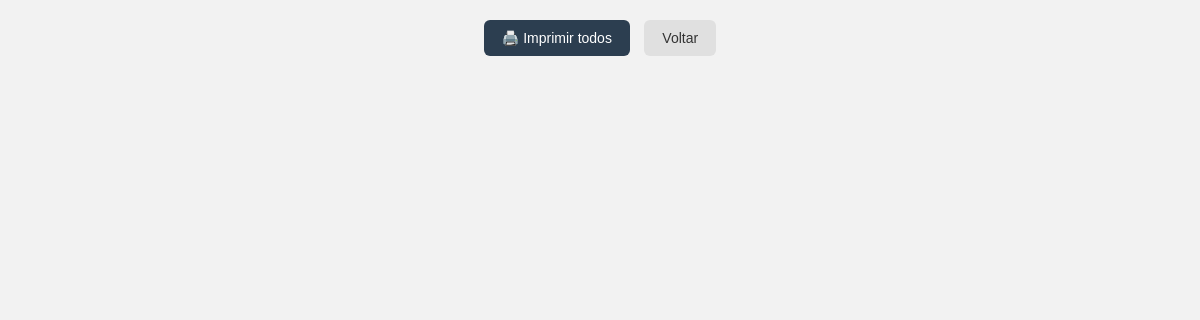
Before: /imprimir/imprimir (signed in) with the older database file.
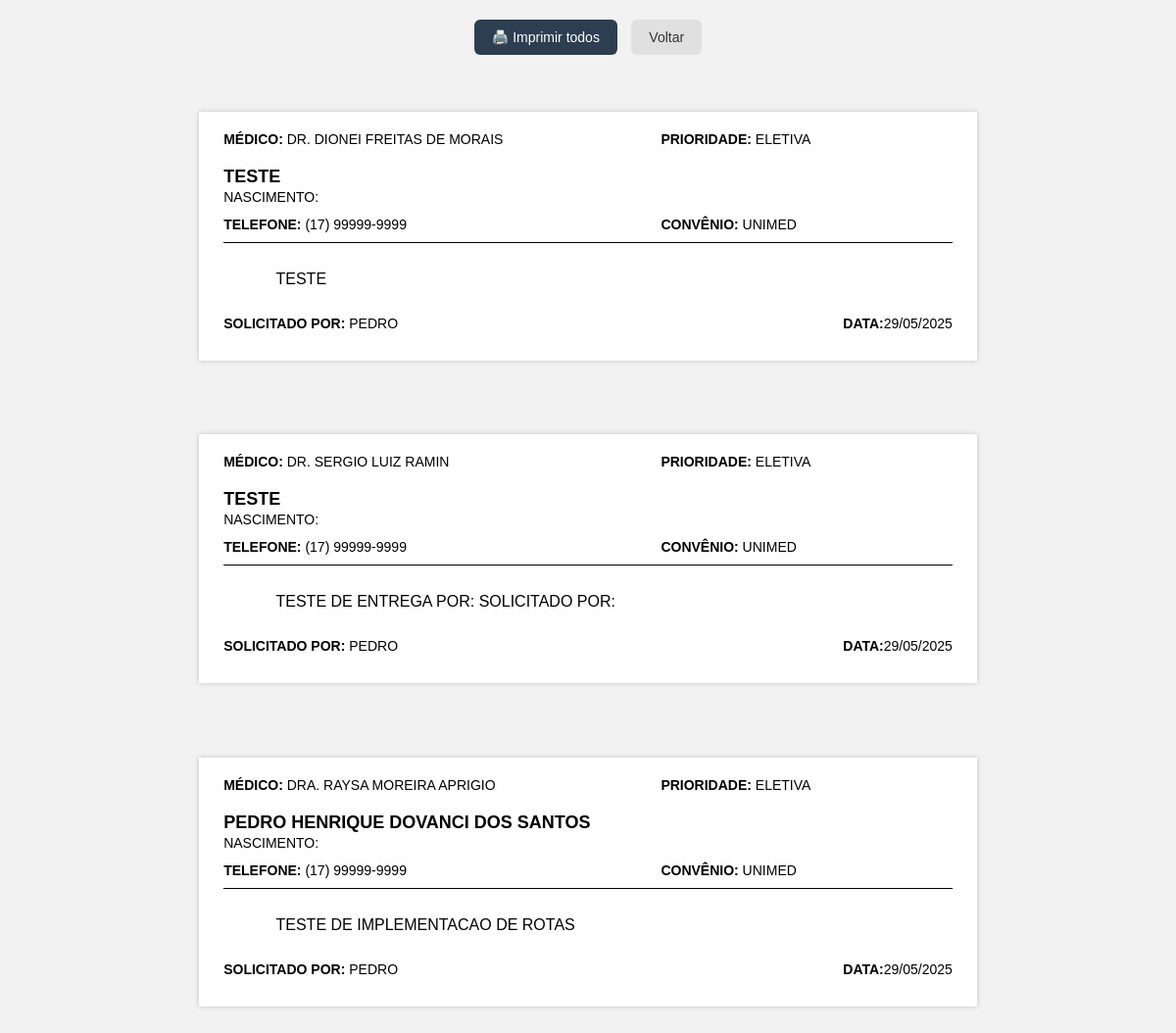
After: the same page with the newer database file.
### tables this page shows
CREATE TABLE recados (
            id INTEGER PRIMARY KEY AUTOINCREMENT,
            medico TEXT NOT NULL,
            prioridade TEXT NOT NULL,
            nome_paciente TEXT NOT NULL,
            data_nascimento TEXT NOT NULL,
            telefone TEXT NOT NULL,
            convenio TEXT,
            descricao TEXT,
            status TEXT DEFAULT 'pendente',
            usuario TEXT NOT NULL,
            data_cadastro TEXT NOT NULL
        , finalizado_por TEXT);

### rotas/responsavel.py (the view)
    @responsavel_bp.route('/imprimir/<status>', endpoint='imprimir')
    @login_requerido(['responsavel'])
    def imprimir(status):
        conexao = conectar_banco()
        cursor = conexao.cursor()
        cursor.execute('SELECT * FROM recados WHERE status = ? ORDER BY medico, prioridade', (status,))
        recados = cursor.fetchall()
        conexao.close()
        return render_template('imprimir_lista.html', recados=recados)

### app.py (called while the page is built)
def conectar_banco():
    conexao = sqlite3.connect('recados.db')
    conexao.row_factory = sqlite3.Row
    return conexao

def login_requerido(perfis_permitidos):
    from functools import wraps
    from flask import redirect, url_for, flash
    def decorador(func):
        @wraps(func)
        def wrapper(*args, **kwargs):
            if 'usuario' not in session or session.get('perfil') not in perfis_permitidos:
                flash("Faça login para acessar essa página.", "warning")
                return redirect(url_for('comuns.login'))
            return func(*args, **kwargs)
        return wrapper
    return decorador

@app.template_filter('format_data')
def formatar_data_br(data_str):
    try:
        data_obj = datetime.strptime(data_str, '%Y-%m-%d %H:%M:%S')
        return data_obj.strftime('%d/%m/%Y')
    except:
        return data_str

### templates/imprimir_lista.html (shortened to what this page needs)
<!DOCTYPE html>
<html lang="pt-br">
<head>
    <link rel="stylesheet" href="{{ url_for('static', filename='css/imprimir_lista.css') }}">
</head>
<body>
    <div class="no-print botoes-topo">
        <button onclick="window.print()" class="btn-imprimir-topo">🖨️ Imprimir todos</button>
        <a href="{{ url_for('responsavel.listar') }}" class="btn-voltar-topo">Voltar</a>
    </div>
    {% for recado in recados %}
        <div class="recado">
        <div class="linha-topo">
            <span class="campo"><strong>Médico:</strong> {{ recado['medico'] }}</span>
            <span class="campo"><strong>Prioridade:</strong> {{ recado['prioridade'] }}</span>
        </div>
        <div class="paciente">{{ recado['nome_paciente'] }}</div>
        <div class="subinfo">Nascimento: {{ recado['data_nascimento_formatada'] }}</div>
        <div class="linha-meio">
            <span class="campo"><strong>Telefone:</strong> {{ recado['telefone'] }}</span>
            <span class="campo"><strong>Convênio:</strong> {{ recado['convenio'] }}</span>
        </div>
        <div class="descricao">
            {{ recado['descricao'] }}
        </div>
        <div class="linha-rodape">
            <span>
                <strong>Solicitado por:</strong> {{ recado['usuario'] }}
            </span>
            <span>
                <strong>Data:</strong>{{ recado['data_cadastro']|format_data }}
            </span>
        </div>
        </div>
    {% endfor %}
</body>
</html>

### static/css/imprimir_lista.css (style rules this page uses)
body { font-family: Arial, sans-serif; margin: 20px auto; padding: 0; background-color: #f2f2f2; display: flex; flex-direction: column; align-items: center; }
.recado { width: 100%; max-width: 21cm; margin: 1cm auto; padding: 20px 25px; box-sizing: border-box; page-break-after: always; display: flex; flex-direction: column; justify-content: space-between; text-transform: uppercase; border: none; box-shadow: 0 0 5px rgba(0, 0, 0, 0.2); background-color: white; }
.linha-topo, .linha-meio, .linha-rodape { display: flex; justify-content: space-between; font-size: 14px; margin-bottom: 10px; }
.paciente { font-size: 18px; font-weight: bold; text-align: left; margin: 10px 0 2px 0; }
.subinfo { font-size: 14px; text-align: left; margin-bottom: 12px; }
.descricao { font-size: 16px; border-top: 1px solid #000; padding-top: 10px; white-space: pre-wrap; flex-grow: 1; margin-bottom: 10px; word-wrap: break-word; overflow-wrap: break-word; }
.campo { display: inline-block; min-width: 40%; }
.botoes-topo { text-align: center; margin-bottom: 20px; }
.btn-imprimir-topo { padding: 10px 18px; font-size: 14px; background-color: #2c3e50; color: white; border: none; border-radius: 6px; cursor: pointer; margin-right: 10px; }
.btn-voltar-topo { padding: 10px 18px; font-size: 14px; text-decoration: none; background-color: #e0e0e0; color: #333; border-radius: 6px; transition: background-color 0.3s ease; }

Changed rows visible on the page:
added recados: medico "DR. DIONEI FREITAS DE MORAIS", prioridade "ELETIVA", nome_paciente "TESTE", telefone "(17) 99999-9999", convenio "UNIMED", descricao "TESTE", usuario "PEDRO", data_cadastro "29/05/2025"
added recados: medico "DR. SERGIO LUIZ RAMIN", prioridade "ELETIVA", nome_paciente "TESTE", telefone "(17) 99999-9999", convenio "UNIMED", descricao "TESTE DE ENTREGA POR: SOLICITADO POR:", usuario "PEDRO", data_cadastro "29/05/2025"
added recados: medico "DRA. RAYSA MOREIRA APRIGIO", prioridade "ELETIVA", nome_paciente "PEDRO HENRIQUE DOVANCI DOS SANTOS", telefone "(17) 99999-9999", convenio "UNIMED", descricao "TESTE DE IMPLEMENTACAO DE ROTAS", usuario "PEDRO", data_cadastro "29/05/2025"
